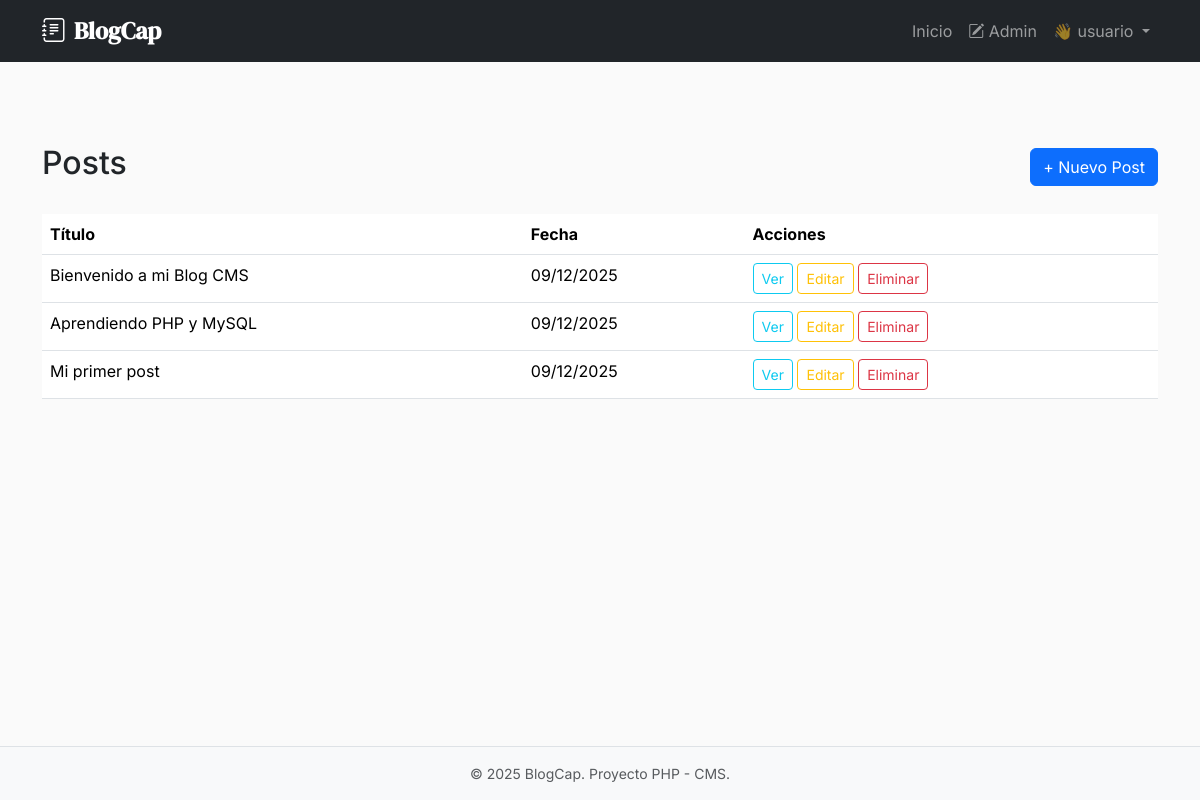
The app's page /ProyectoPHP/public/admin/posts (signed in) with its own data.
### tables this page shows
CREATE TABLE IF NOT EXISTS `posts` (
  `id` int(11) NOT NULL AUTO_INCREMENT,
  `user_id` int(11) NOT NULL,
  `title` varchar(255) NOT NULL,
  `slug` varchar(255) NOT NULL UNIQUE,
  `content` text NOT NULL,
  `image_path` varchar(255) DEFAULT NULL,
  `published_at` timestamp DEFAULT CURRENT_TIMESTAMP,
  PRIMARY KEY (`id`),
  FOREIGN KEY (`user_id`) REFERENCES `users`(`id`) ON DELETE CASCADE
);

### src/Controllers/PostController.php (called while the page is built, shortened)
<?php
class PostController
{
    public function adminIndex(): void
    {
        $posts = Post::all();
        include __DIR__ . '/../Views/posts/admin_index.php';
        include __DIR__ . '/../Views/layouts/main.php';
    }
}

### public/index.php (called while the page is built, shortened)
<?php
require_once __DIR__ . '/../src/helpers.php';
$router = new Router();
$router->get('/', [HomeController::class, 'index']);
$router->get('/blog/{slug}', [PostController::class, 'show']);
$router->get('/login', [AuthController::class, 'showLogin']);
$router->post('/login', [AuthController::class, 'login']);
$router->get('/register', [AuthController::class, 'showRegister']);
$router->post('/register', [AuthController::class, 'register']);
$router->get('/logout', [AuthController::class, 'logout']);
if (\App\Core\SessionManager::isLoggedIn()) {
    $router->get('/admin/posts', [PostController::class, 'adminIndex']);
    $router->get('/admin/posts/create', [PostController::class, 'create']);
    $router->post('/admin/posts', [PostController::class, 'store']);
    $router->get('/admin/posts/{id}/edit', [PostController::class, 'edit']);
    $router->post('/admin/posts/{id}', [PostController::class, 'update']);
    $router->post('/admin/posts/{id}/delete', [PostController::class, 'delete']);
}
$uri = parse_url($_SERVER['REQUEST_URI'], PHP_URL_PATH);
$basePath = '/ProyectoPHP/public';
if (strpos($uri, $basePath) === 0) {
    $uri = substr($uri, strlen($basePath));
}
$method = $_SERVER['REQUEST_METHOD'];
$router->dispatch($uri, $method);

### src/helpers.php (called while the page is built, shortened)
<?php
function url(string $path): string
{
    $basePath = '/ProyectoPHP/public';
    $path = '/' . ltrim($path, '/');
    if ($path === '/' && $basePath !== '') {
        return $basePath;
    }
    return $basePath . $path;
}

### src/Models/Post.php (called while the page is built, shortened)
<?php
class Post
{
    private int $id;
    private string $title;
    private string $slug;
    private string $publishedAt;
    public function __construct(
        int $id,
        int $userId,
        string $title,
        string $slug,
        string $content,
        ?string $imagePath = null,
        string $publishedAt = '',
        string $authorName = ''
    ) {
        $this->id = $id;
        $this->title = $title;
        $this->slug = $slug;
        $this->publishedAt = $publishedAt ?: date('Y-m-d H:i:s');
    }
    public function getId(): int
    {
        return $this->id;
    }
    public function getTitle(): string
    {
        return $this->title;
    }
    public function getSlug(): string
    {
        return $this->slug;
    }
    public function getPublishedAt(): string
    {
        return $this->publishedAt;
    }
    public static function all(): array
    {
        $pdo = Database::getConnection();
        $stmt = $pdo->query("
            SELECT posts.*, users.username as author_name
            FROM posts
            JOIN users ON posts.user_id = users.id
            ORDER BY published_at DESC
        ");
        $posts = [];
        while ($row = $stmt->fetch()) {
            $posts[] = new self(
                (int)$row['id'],
                (int)$row['user_id'],
                $row['title'],
                $row['slug'],
                $row['content'],
                $row['image_path'],
                $row['published_at'],
                $row['author_name']
            );
        }
        return $posts;
    }
}

### src/Views/posts/admin_index.php (the view, shortened to what this page needs)
<div class="container py-5 mt-5">
    <div class="d-flex justify-content-between align-items-center mb-4">
        <h2>Posts</h2>
        <a href="<?= url('/admin/posts/create') ?>" class="btn btn-primary">+ Nuevo Post</a>
    </div>
    <?php if (empty($posts)): ?>
        <div class="alert alert-info">No hay posts aún.</div>
    <?php else: ?>
        <div class="table-responsive">
            <table class="table table-hover">
                <thead>
                    <tr>
                        <th>Título</th>
                        <th>Fecha</th>
                        <th>Acciones</th>
                    </tr>
                </thead>
                <tbody>
                    <?php foreach ($posts as $post): ?>
                        <tr>
                            <td><?= htmlspecialchars($post->getTitle()) ?></td>
                            <td><?= date('d/m/Y', strtotime($post->getPublishedAt())) ?></td>
                            <td>
                                <a href="<?= url('/blog/' . htmlspecialchars($post->getSlug())) ?>"
                                    class="btn btn-sm btn-outline-info" target="_blank">Ver</a>
                                <a href="<?= url('/admin/posts/' . $post->getId() . '/edit') ?>"
                                    class="btn btn-sm btn-outline-warning">Editar</a>
                                <form method="POST" action="<?= url('/admin/posts/' . $post->getId() . '/delete') ?>"
                                    style="display:inline;" onsubmit="return confirm('¿Eliminar?')">
                                    <button type="submit" class="btn btn-sm btn-outline-danger">Eliminar</button>
                                </form>
                            </td>
                        </tr>
                    <?php endforeach; ?>
                </tbody>
            </table>
        </div>
    <?php endif; ?>
</div>

### src/Views/layouts/main.php (style rules this page uses)
:root { --bs-body-font-family: 'Inter', -apple-system, BlinkMacSystemFont, sans-serif; --bs-heading-font-family: 'DM Serif Display', serif; }
body { background-color: #fafafa; }

### records on screen
posts: title "Bienvenido a mi Blog CMS", published_at "09/12/2025"
posts: title "Aprendiendo PHP y MySQL", published_at "09/12/2025"
posts: title "Mi primer post", published_at "09/12/2025"

### other values on screen
$_SESSION['username'] "usuario"
